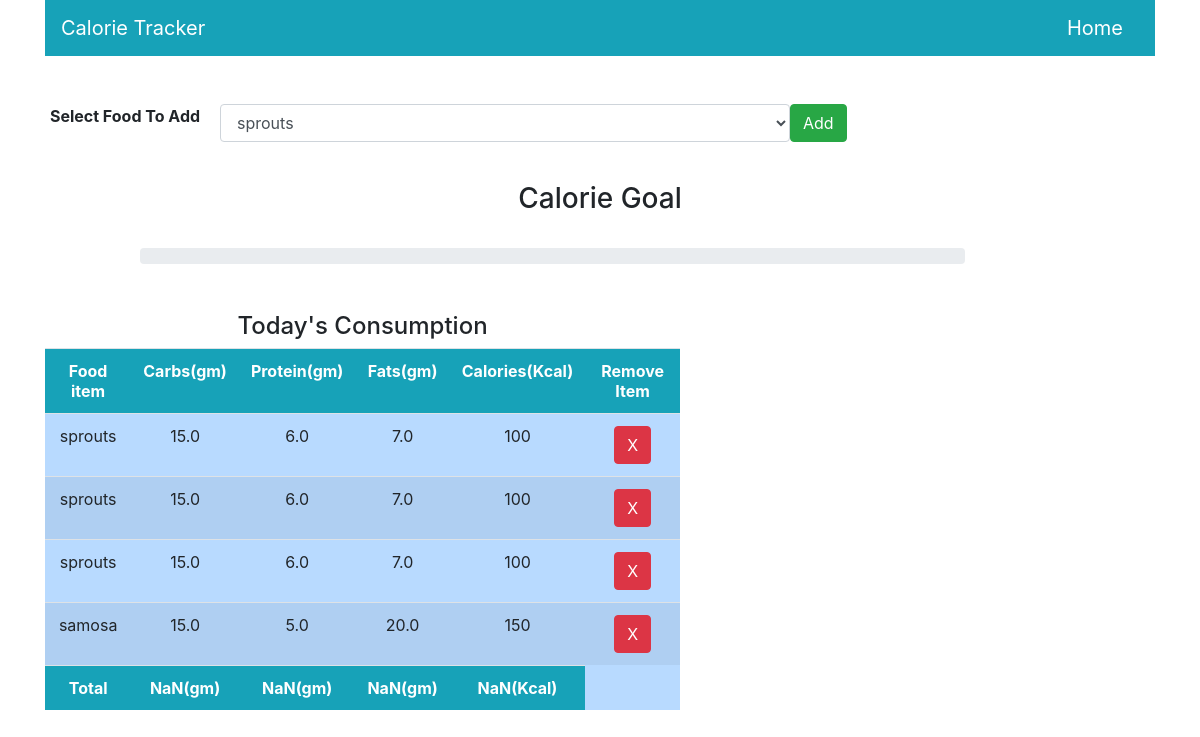
Page /user (signed in) on the committed database.
### home/models.py (models this page shows, shortened)
class Consume(models.Model):
    user = models.ForeignKey(User, on_delete=models.CASCADE)
    food_consumed = models.ForeignKey(Food, on_delete=models.CASCADE)

class Food(models.Model):
    name = models.CharField(max_length=100)
    carbs = models.FloatField()
    protein = models.FloatField()
    fats = models.FloatField()
    calories = models.IntegerField()

### home/views.py (the view)
# urls.py: path('user', views.index, name="index"),
def index(request):
    if request.method == "POST":
        food_consumed = request.POST['food_consumed']
        consume = Food.objects.get(name=food_consumed)
        user = request.user
        consume = Consume(user=user, food_consumed=consume)
        consume.save()
        foods = Food.objects.all()
    else:
        foods = Food.objects.all()
    consumed_food = Consume.objects.filter(user=request.user)
    return render(request, 'caloriecalculator.html', {'foods': foods, 'consumed_food': consumed_food})

### templates/caloriecalculator.html (shortened to what this page needs)
<html>
<head>
    <link rel="stylesheet" href="https://maxcdn.bootstrapcdn.com/bootstrap/4.0.0/css/bootstrap.min.css"
>
</head>
<body>
    <div class="container">
        <div class="row">
            <div class="col-md-12">
                <nav class="navbar navbar-dark bg-info">
                    <span class="navbar-brand">Calorie Tracker</span>
                    <a href="{% url 'home' %}" class="navbar-brand">Home</a>
                </nav>
            </div>
        </div>
        <br><br>
        <div style="text-align:center" class="row">
            <div class="col-md-12">
                <form method="POST">
                    <div class="form-group row">
                        <label class="col-md-2">
                            <b>Select Food To Add </b>
                        </label>
                        <select class="col-md-6 form-control" name="food_consumed" id="food_consumed">
                            {% for food in foods %}
                            <option value="{{food.name}}">{{food.name}}</option>
                            {% endfor %}
                        </select>
                        <button class="btn btn-success" type="submit">Add</button>
                    </div>
                </form>
            </div>
        </div>
        <br>
        <h3 style="text-align:center">Calorie Goal</h3>
        <br>
        <div class="row">
            <div class="col-md-9 offset-1">
                <div class="progress">
                </div>
            </div>
        </div>
        <br><br>
        <div class="row">
            <div class="col-md-7">
                <div>
                    <h4 style="text-align:center"> Today's Consumption</h4>
                </div>
                <table id="table" class="table table-striped table-primary">
                    <tr class="bg-info text-white">
                        <th style="text-align:center">Food item</th>
                        <th style="text-align:center">Carbs(gm)</th>
                        <th style="text-align:center">Protein(gm)</th>
                        <th style="text-align:center">Fats(gm)</th>
                        <th style="text-align:center">Calories(Kcal)</th>
                        <th style="text-align:center">Remove Item</th>
                    </tr>
                    {% for c in consumed_food %}
                    <tr>
                        <td style="text-align:center">{{c.food_consumed.name}}</td>
                        <td style="text-align:center">{{c.food_consumed.carbs}}</td>
                        <td style="text-align:center">{{c.food_consumed.protein}}</td>
                        <td style="text-align:center">{{c.food_consumed.fats}}</td>
                        <td style="text-align:center">{{c.food_consumed.calories}}</td>
                        <td style="text-align:center"><a class="btn btn-danger" href="{% url 'delete' c.pk %}">X</a>
                        </td>
                    </tr>
                    {% endfor %}
                    <tr class="bg-info text-white">
                        <td style="text-align:center" id="name"><b>Total</b></td>
                        <td style="text-align:center" id="totalCarbs"><b></b></td>
                        <td style="text-align:center" id="totalProtien"><b></b></td>
                        <td style="text-align:center" id="totalFats"><b></b></td>
                        <td style="text-align:center" id="totalCalories"><b></b></td>
                    </tr>
                </table>
            </div>
        </div>
    </div>
</body>
</html>

### rows in the picture
Consume: food_consumed.name "sprouts", food_consumed.carbs "15.0", food_consumed.protein "6.0", food_consumed.fats "7.0", food_consumed.calories "100"
Consume: food_consumed.name "sprouts", food_consumed.carbs "15.0", food_consumed.protein "6.0", food_consumed.fats "7.0", food_consumed.calories "100"
Consume: food_consumed.name "sprouts", food_consumed.carbs "15.0", food_consumed.protein "6.0", food_consumed.fats "7.0", food_consumed.calories "100"
Consume: food_consumed.name "samosa", food_consumed.carbs "15.0", food_consumed.protein "5.0", food_consumed.fats "20.0", food_consumed.calories "150"

### other values in the picture
form field food_consumed "sprouts"
